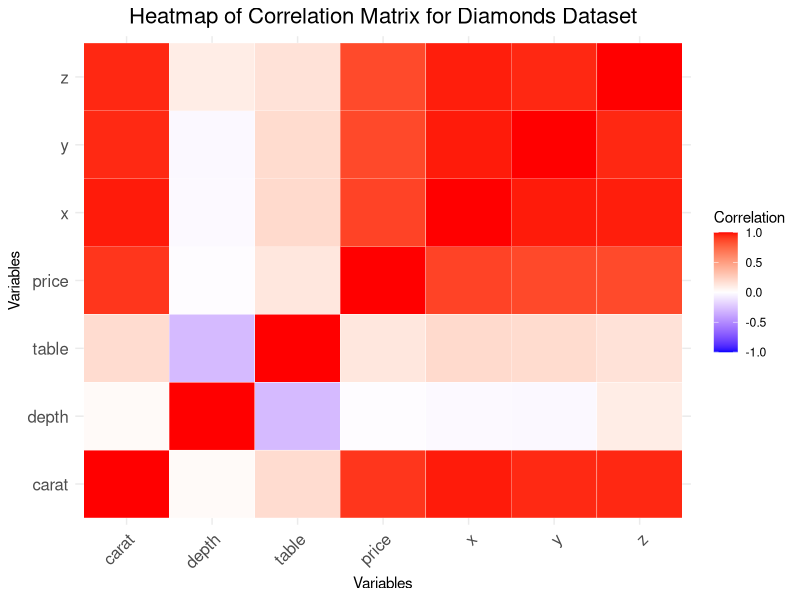

The R script that drew this image:
library(ggplot2)
library(reshape2)
library(dplyr)

data("diamonds")

cor_matrix <- cor(diamonds[, sapply(diamonds, is.numeric)], use = "complete.obs")
cor_data <- melt(cor_matrix)

ggplot(cor_data, aes(Var1, Var2, fill = value)) +
  geom_tile(color = "white") +
  scale_fill_gradient2(low = "blue", high = "red", mid = "white",
                       midpoint = 0, limit = c(-1, 1), space = "Lab",
                       name = "Correlation") +
  labs(title = "Heatmap of Correlation Matrix for Diamonds Dataset",
       x = "Variables", y = "Variables") +
  theme_minimal() +
  theme(axis.text.x = element_text(angle = 45, hjust = 1, size = 12),
        axis.text.y = element_text(size = 12),
        plot.title = element_text(hjust = 0.5, size = 16))
